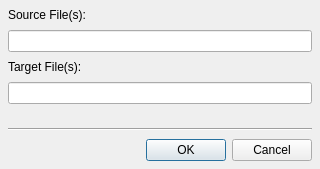
<?xml version="1.0" encoding="UTF-8"?>
<ui version="4.0">
 <class>TransferFileDialog</class>
 <widget class="QDialog" name="TransferFileDialog">
  <property name="geometry">
   <rect>
    <x>0</x>
    <y>0</y>
    <width>320</width>
    <height>169</height>
   </rect>
  </property>
  <property name="sizePolicy">
   <sizepolicy hsizetype="MinimumExpanding" vsizetype="Fixed">
    <horstretch>0</horstretch>
    <verstretch>0</verstretch>
   </sizepolicy>
  </property>
  <property name="minimumSize">
   <size>
    <width>320</width>
    <height>169</height>
   </size>
  </property>
  <property name="maximumSize">
   <size>
    <width>16777215</width>
    <height>169</height>
   </size>
  </property>
  <property name="windowTitle">
   <string>Copy File(s)</string>
  </property>
  <layout class="QGridLayout" name="gridLayout">
   <property name="leftMargin">
    <number>8</number>
   </property>
   <property name="topMargin">
    <number>8</number>
   </property>
   <property name="rightMargin">
    <number>8</number>
   </property>
   <property name="bottomMargin">
    <number>8</number>
   </property>
   <property name="verticalSpacing">
    <number>8</number>
   </property>
   <item row="5" column="0">
    <widget class="QFrame" name="frame">
     <property name="frameShape">
      <enum>QFrame::HLine</enum>
     </property>
     <property name="frameShadow">
      <enum>QFrame::Sunken</enum>
     </property>
    </widget>
   </item>
   <item row="2" column="0">
    <widget class="QLabel" name="targetTitleLabel">
     <property name="text">
      <string>Target File(s):</string>
     </property>
    </widget>
   </item>
   <item row="6" column="0">
    <widget class="QDialogButtonBox" name="buttonBox">
     <property name="orientation">
      <enum>Qt::Horizontal</enum>
     </property>
     <property name="standardButtons">
      <set>QDialogButtonBox::Cancel|QDialogButtonBox::Ok</set>
     </property>
    </widget>
   </item>
   <item row="1" column="0">
    <widget class="QLineEdit" name="sourceFileEdit">
     <property name="sizePolicy">
      <sizepolicy hsizetype="MinimumExpanding" vsizetype="Fixed">
       <horstretch>0</horstretch>
       <verstretch>0</verstretch>
      </sizepolicy>
     </property>
     <property name="minimumSize">
      <size>
       <width>0</width>
       <height>0</height>
      </size>
     </property>
    </widget>
   </item>
   <item row="3" column="0">
    <widget class="QLineEdit" name="targetFileEdit">
     <property name="sizePolicy">
      <sizepolicy hsizetype="MinimumExpanding" vsizetype="Fixed">
       <horstretch>0</horstretch>
       <verstretch>0</verstretch>
      </sizepolicy>
     </property>
     <property name="minimumSize">
      <size>
       <width>0</width>
       <height>0</height>
      </size>
     </property>
    </widget>
   </item>
   <item row="0" column="0">
    <widget class="QLabel" name="sourceTitleLabel">
     <property name="text">
      <string>Source File(s):</string>
     </property>
    </widget>
   </item>
   <item row="4" column="0">
    <spacer name="verticalSpacer">
     <property name="orientation">
      <enum>Qt::Vertical</enum>
     </property>
     <property name="sizeHint" stdset="0">
      <size>
       <width>20</width>
       <height>8</height>
      </size>
     </property>
    </spacer>
   </item>
  </layout>
 </widget>
 <resources/>
 <connections>
  <connection>
   <sender>buttonBox</sender>
   <signal>accepted()</signal>
   <receiver>TransferFileDialog</receiver>
   <slot>accept()</slot>
   <hints>
    <hint type="sourcelabel">
     <x>248</x>
     <y>254</y>
    </hint>
    <hint type="destinationlabel">
     <x>157</x>
     <y>274</y>
    </hint>
   </hints>
  </connection>
  <connection>
   <sender>buttonBox</sender>
   <signal>rejected()</signal>
   <receiver>TransferFileDialog</receiver>
   <slot>reject()</slot>
   <hints>
    <hint type="sourcelabel">
     <x>316</x>
     <y>260</y>
    </hint>
    <hint type="destinationlabel">
     <x>286</x>
     <y>274</y>
    </hint>
   </hints>
  </connection>
 </connections>
</ui>
